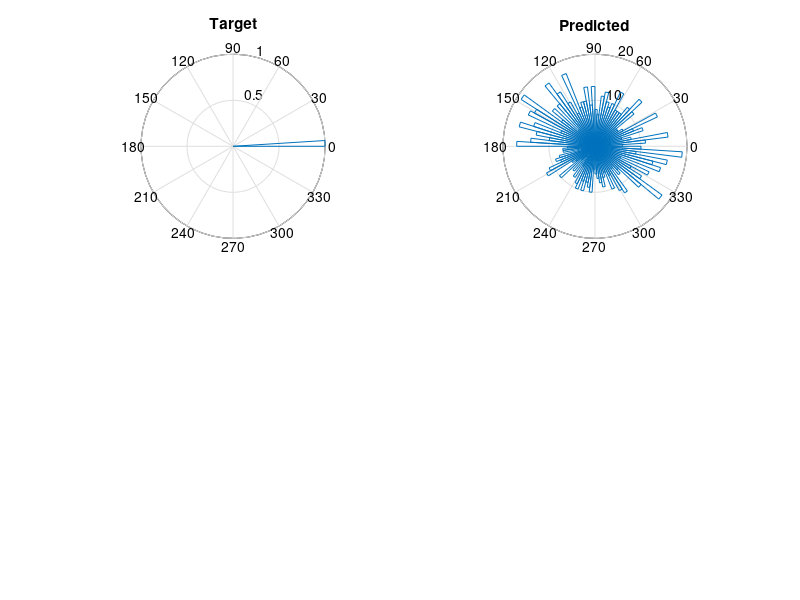
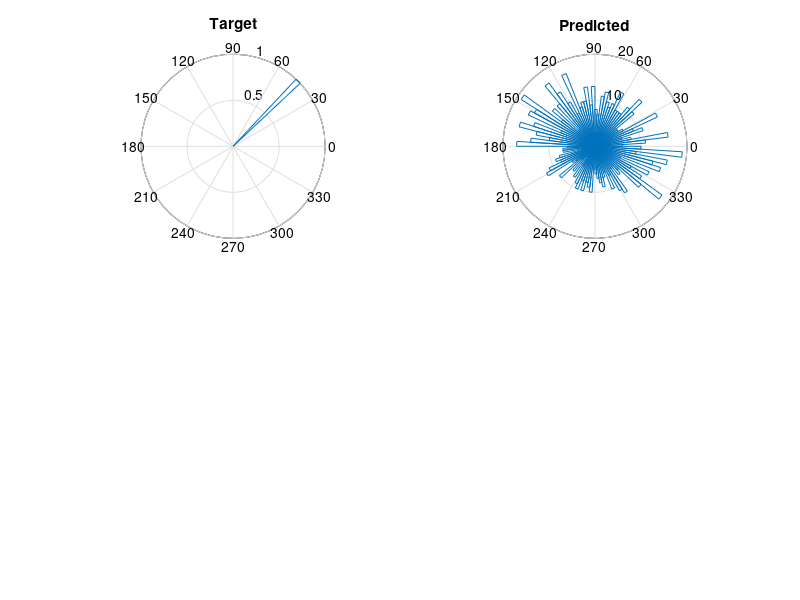
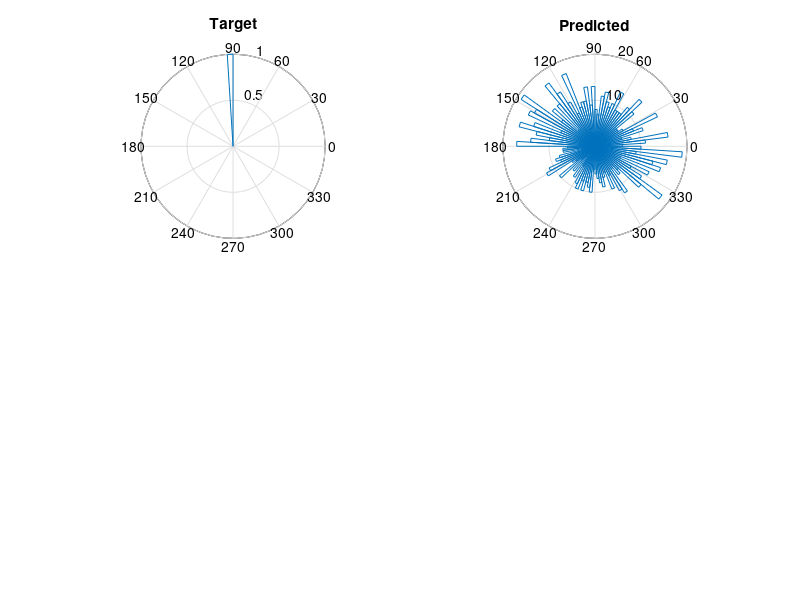
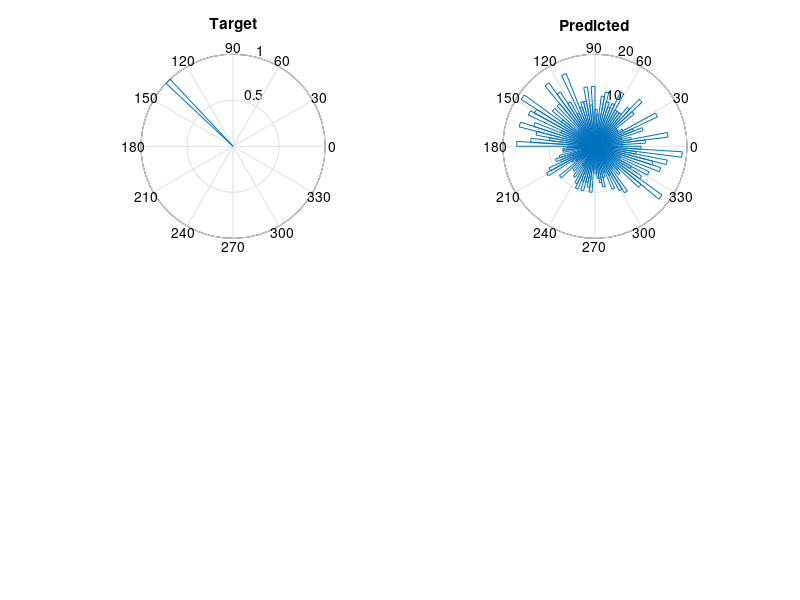

MATLAB code for these plots, in order: (Note: this script raises an error after producing the figures.)
%2012-06-03
clear 

num_trials = 1000;
target = [0 45 90 135 180 -135 -90 -45];

predict_mean(1) = 180;
predict_sd(1) = 360;

% predict_mean(2) = 90;
% predict_sd(2) = 10;
% 
% predict_mean(3) = 180;
% predict_sd(3) = 10;
% 
% predict_mean(4) = -90;
% predict_sd(4) = 10;

% predict_mean(1) = 45;
% predict_sd(1) = 10;
% 
% predict_mean(2) = -45;
% predict_sd(2) = 10;
% 
% predict_mean(3) = 135;
% predict_sd(3) = 10;
% 
% predict_mean(4) = -135;
% predict_sd(4) = 10;


num_mods = length(predict_mean);
num_trials_per_mod = floor(num_trials/num_mods);

itrial = 0;predicted_original=[];
for imodal = 1:num_mods
    
    while length(predicted_original) < num_trials_per_mod*imodal
        current_pick = random('Normal',predict_mean(imodal),predict_sd(imodal));
        if current_pick>-180 && current_pick<=180
            itrial =itrial+1;
            predicted_original(itrial,1) = current_pick;
        end
        
    end
    
end %modes

figure;hold all
hist(predicted_original)


for itarget = 1:length(target)
    figure(itarget);hold all
    
    subplot(2,2,1)
    rose(target(itarget)*(pi/180),100)
    title('Target')
    subplot(2,2,2)
    rose(predicted_original*(pi/180),100)
    title('Predicted')
end

disp(' ')
disp('  Predicted Angle')
disp_mean_std(predicted_original)

%% Error per prediction

predicted=(predicted_original);

for itarget = 1:length(target)
    error(:,itarget) = abs(predicted - target(itarget));
    mean_error(itarget) = mean(error(:,itarget));

    figure(itarget);
    subplot(2,2,3);
    rose(error(:,itarget)*(pi/180),100)
    title('Error per prediction (single trial)')
end

disp('  Error per prediction (single trial)')
disp_mean_std(mean_error')



%% Error of average prediction

predicted = mean(predicted_original);

for itarget = 1:length(target)
    error(:,itarget) = abs(predicted - target(itarget));
    mean_error(itarget) = mean(error(:,itarget));
    
    figure(itarget);
    subplot(2,2,4);
    rose(error(:,itarget)*(pi/180),100)   
    title('Error of average prediction')
end

disp('  Error of average prediction')
disp_mean_std(mean_error')



